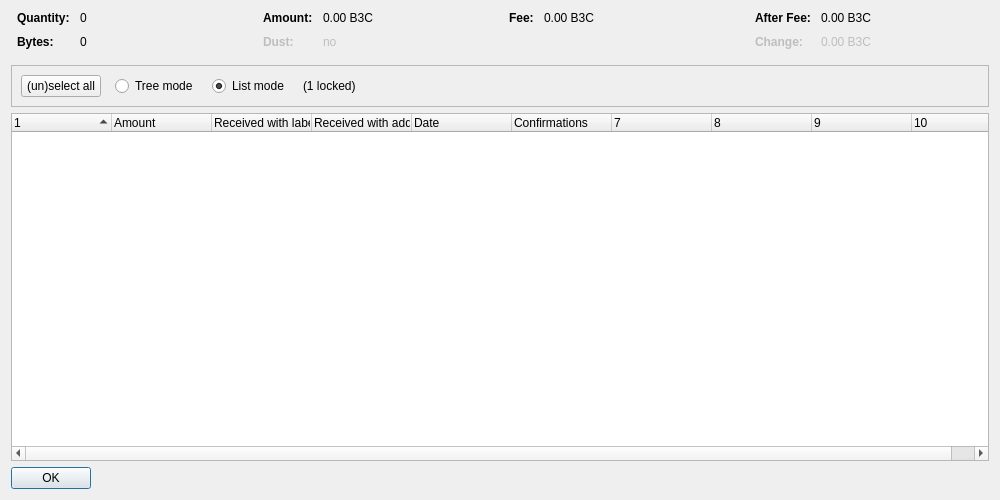
<?xml version="1.0" encoding="UTF-8"?>
<ui version="4.0">
 <class>CoinControlDialog</class>
 <widget class="QDialog" name="CoinControlDialog">
  <property name="geometry">
   <rect>
    <x>0</x>
    <y>0</y>
    <width>1000</width>
    <height>500</height>
   </rect>
  </property>
  <property name="windowTitle">
   <string>Coin Selection</string>
  </property>
  <layout class="QVBoxLayout" name="verticalLayout">
   <item>
    <layout class="QHBoxLayout" name="horizontalLayoutTop" stretch="0,0,0,0">
     <property name="topMargin">
      <number>0</number>
     </property>
     <property name="bottomMargin">
      <number>10</number>
     </property>
     <item>
      <layout class="QFormLayout" name="formLayoutCoinControl1">
       <property name="horizontalSpacing">
        <number>10</number>
       </property>
       <property name="verticalSpacing">
        <number>10</number>
       </property>
       <property name="leftMargin">
        <number>6</number>
       </property>
       <property name="rightMargin">
        <number>6</number>
       </property>
       <item row="0" column="0">
        <widget class="QLabel" name="labelCoinControlQuantityText">
         <property name="font">
          <font>
           <weight>75</weight>
           <bold>true</bold>
          </font>
         </property>
         <property name="text">
          <string>Quantity:</string>
         </property>
        </widget>
       </item>
       <item row="0" column="1">
        <widget class="QLabel" name="labelCoinControlQuantity">
         <property name="cursor">
          <cursorShape>IBeamCursor</cursorShape>
         </property>
         <property name="contextMenuPolicy">
          <enum>Qt::ActionsContextMenu</enum>
         </property>
         <property name="text">
          <string notr="true">0</string>
         </property>
         <property name="textInteractionFlags">
          <set>Qt::LinksAccessibleByMouse|Qt::TextSelectableByKeyboard|Qt::TextSelectableByMouse</set>
         </property>
        </widget>
       </item>
       <item row="1" column="0">
        <widget class="QLabel" name="labelCoinControlBytesText">
         <property name="font">
          <font>
           <weight>75</weight>
           <bold>true</bold>
          </font>
         </property>
         <property name="text">
          <string>Bytes:</string>
         </property>
        </widget>
       </item>
       <item row="1" column="1">
        <widget class="QLabel" name="labelCoinControlBytes">
         <property name="cursor">
          <cursorShape>IBeamCursor</cursorShape>
         </property>
         <property name="contextMenuPolicy">
          <enum>Qt::ActionsContextMenu</enum>
         </property>
         <property name="text">
          <string notr="true">0</string>
         </property>
         <property name="textInteractionFlags">
          <set>Qt::LinksAccessibleByMouse|Qt::TextSelectableByKeyboard|Qt::TextSelectableByMouse</set>
         </property>
        </widget>
       </item>
      </layout>
     </item>
     <item>
      <layout class="QFormLayout" name="formLayoutCoinControl2">
       <property name="horizontalSpacing">
        <number>10</number>
       </property>
       <property name="verticalSpacing">
        <number>10</number>
       </property>
       <property name="leftMargin">
        <number>6</number>
       </property>
       <property name="rightMargin">
        <number>6</number>
       </property>
       <item row="0" column="0">
        <widget class="QLabel" name="labelCoinControlAmountText">
         <property name="font">
          <font>
           <weight>75</weight>
           <bold>true</bold>
          </font>
         </property>
         <property name="text">
          <string>Amount:</string>
         </property>
        </widget>
       </item>
       <item row="0" column="1">
        <widget class="QLabel" name="labelCoinControlAmount">
         <property name="cursor">
          <cursorShape>IBeamCursor</cursorShape>
         </property>
         <property name="contextMenuPolicy">
          <enum>Qt::ActionsContextMenu</enum>
         </property>
         <property name="text">
          <string notr="true">0.00 B3C</string>
         </property>
         <property name="textInteractionFlags">
          <set>Qt::LinksAccessibleByMouse|Qt::TextSelectableByKeyboard|Qt::TextSelectableByMouse</set>
         </property>
        </widget>
       </item>
       <item row="1" column="0">
        <widget class="QLabel" name="labelCoinControlLowOutputText">
         <property name="enabled">
          <bool>false</bool>
         </property>
         <property name="font">
          <font>
           <weight>75</weight>
           <bold>true</bold>
          </font>
         </property>
         <property name="text">
          <string>Dust:</string>
         </property>
        </widget>
       </item>
       <item row="1" column="1">
        <widget class="QLabel" name="labelCoinControlLowOutput">
         <property name="enabled">
          <bool>false</bool>
         </property>
         <property name="cursor">
          <cursorShape>IBeamCursor</cursorShape>
         </property>
         <property name="contextMenuPolicy">
          <enum>Qt::ActionsContextMenu</enum>
         </property>
         <property name="text">
          <string notr="true">no</string>
         </property>
         <property name="textInteractionFlags">
          <set>Qt::LinksAccessibleByMouse|Qt::TextSelectableByKeyboard|Qt::TextSelectableByMouse</set>
         </property>
        </widget>
       </item>
      </layout>
     </item>
     <item>
      <layout class="QFormLayout" name="formLayoutCoinControl3">
       <property name="horizontalSpacing">
        <number>10</number>
       </property>
       <property name="verticalSpacing">
        <number>10</number>
       </property>
       <property name="leftMargin">
        <number>6</number>
       </property>
       <property name="rightMargin">
        <number>6</number>
       </property>
       <item row="0" column="0">
        <widget class="QLabel" name="labelCoinControlFeeText">
         <property name="font">
          <font>
           <weight>75</weight>
           <bold>true</bold>
          </font>
         </property>
         <property name="text">
          <string>Fee:</string>
         </property>
        </widget>
       </item>
       <item row="0" column="1">
        <widget class="QLabel" name="labelCoinControlFee">
         <property name="cursor">
          <cursorShape>IBeamCursor</cursorShape>
         </property>
         <property name="contextMenuPolicy">
          <enum>Qt::ActionsContextMenu</enum>
         </property>
         <property name="text">
          <string notr="true">0.00 B3C</string>
         </property>
         <property name="textInteractionFlags">
          <set>Qt::LinksAccessibleByMouse|Qt::TextSelectableByKeyboard|Qt::TextSelectableByMouse</set>
         </property>
        </widget>
       </item>
      </layout>
     </item>
     <item>
      <layout class="QFormLayout" name="formLayoutCoinControl4">
       <property name="horizontalSpacing">
        <number>10</number>
       </property>
       <property name="verticalSpacing">
        <number>10</number>
       </property>
       <property name="leftMargin">
        <number>6</number>
       </property>
       <property name="rightMargin">
        <number>6</number>
       </property>
       <item row="0" column="0">
        <widget class="QLabel" name="labelCoinControlAfterFeeText">
         <property name="font">
          <font>
           <weight>75</weight>
           <bold>true</bold>
          </font>
         </property>
         <property name="text">
          <string>After Fee:</string>
         </property>
        </widget>
       </item>
       <item row="0" column="1">
        <widget class="QLabel" name="labelCoinControlAfterFee">
         <property name="cursor">
          <cursorShape>IBeamCursor</cursorShape>
         </property>
         <property name="contextMenuPolicy">
          <enum>Qt::ActionsContextMenu</enum>
         </property>
         <property name="text">
          <string notr="true">0.00 B3C</string>
         </property>
         <property name="textInteractionFlags">
          <set>Qt::LinksAccessibleByMouse|Qt::TextSelectableByKeyboard|Qt::TextSelectableByMouse</set>
         </property>
        </widget>
       </item>
       <item row="1" column="0">
        <widget class="QLabel" name="labelCoinControlChangeText">
         <property name="enabled">
          <bool>false</bool>
         </property>
         <property name="font">
          <font>
           <weight>75</weight>
           <bold>true</bold>
          </font>
         </property>
         <property name="text">
          <string>Change:</string>
         </property>
        </widget>
       </item>
       <item row="1" column="1">
        <widget class="QLabel" name="labelCoinControlChange">
         <property name="enabled">
          <bool>false</bool>
         </property>
         <property name="cursor">
          <cursorShape>IBeamCursor</cursorShape>
         </property>
         <property name="contextMenuPolicy">
          <enum>Qt::ActionsContextMenu</enum>
         </property>
         <property name="text">
          <string notr="true">0.00 B3C</string>
         </property>
         <property name="textInteractionFlags">
          <set>Qt::LinksAccessibleByMouse|Qt::TextSelectableByKeyboard|Qt::TextSelectableByMouse</set>
         </property>
        </widget>
       </item>
      </layout>
     </item>
    </layout>
   </item>
   <item>
    <widget class="QFrame" name="frame">
     <property name="minimumSize">
      <size>
       <width>0</width>
       <height>40</height>
      </size>
     </property>
     <property name="frameShape">
      <enum>QFrame::StyledPanel</enum>
     </property>
     <property name="frameShadow">
      <enum>QFrame::Sunken</enum>
     </property>
     <layout class="QHBoxLayout" name="horizontalLayout">
      <item>
       <layout class="QHBoxLayout" name="horizontalLayoutPanel" stretch="0,0,0,0,0">
        <property name="spacing">
         <number>14</number>
        </property>
        <item>
         <widget class="QPushButton" name="pushButtonSelectAll">
          <property name="sizePolicy">
           <sizepolicy hsizetype="Maximum" vsizetype="Fixed">
            <horstretch>0</horstretch>
            <verstretch>0</verstretch>
           </sizepolicy>
          </property>
          <property name="text">
           <string>(un)select all</string>
          </property>
          <property name="autoDefault">
           <bool>false</bool>
          </property>
         </widget>
        </item>
        <item>
         <widget class="QRadioButton" name="radioTreeMode">
          <property name="sizePolicy">
           <sizepolicy hsizetype="Maximum" vsizetype="Fixed">
            <horstretch>0</horstretch>
            <verstretch>0</verstretch>
           </sizepolicy>
          </property>
          <property name="text">
           <string>Tree mode</string>
          </property>
         </widget>
        </item>
        <item>
         <widget class="QRadioButton" name="radioListMode">
          <property name="sizePolicy">
           <sizepolicy hsizetype="Maximum" vsizetype="Fixed">
            <horstretch>0</horstretch>
            <verstretch>0</verstretch>
           </sizepolicy>
          </property>
          <property name="text">
           <string>List mode</string>
          </property>
          <property name="checked">
           <bool>true</bool>
          </property>
         </widget>
        </item>
        <item>
         <widget class="QLabel" name="labelLocked">
          <property name="text">
           <string notr="true">(1 locked)</string>
          </property>
         </widget>
        </item>
        <item>
         <spacer name="horizontalSpacer">
          <property name="orientation">
           <enum>Qt::Horizontal</enum>
          </property>
          <property name="sizeHint" stdset="0">
           <size>
            <width>40</width>
            <height>20</height>
           </size>
          </property>
         </spacer>
        </item>
       </layout>
      </item>
     </layout>
    </widget>
   </item>
   <item>
    <widget class="CoinControlTreeWidget" name="treeWidget">
     <property name="contextMenuPolicy">
      <enum>Qt::CustomContextMenu</enum>
     </property>
     <property name="sortingEnabled">
      <bool>false</bool>
     </property>
     <property name="columnCount">
      <number>10</number>
     </property>
     <attribute name="headerShowSortIndicator" stdset="0">
      <bool>true</bool>
     </attribute>
     <attribute name="headerStretchLastSection">
      <bool>false</bool>
     </attribute>
     <column>
      <property name="text">
       <string/>
      </property>
     </column>
     <column>
      <property name="text">
       <string>Amount</string>
      </property>
     </column>
     <column>
      <property name="text">
       <string>Received with label</string>
      </property>
     </column>
     <column>
      <property name="text">
       <string>Received with address</string>
      </property>
     </column>
     <column>
      <property name="text">
       <string>Date</string>
      </property>
     </column>
     <column>
      <property name="text">
       <string>Confirmations</string>
      </property>
      <property name="toolTip">
       <string>Confirmed</string>
      </property>
     </column>
     <column>
      <property name="text">
       <string/>
      </property>
     </column>
     <column>
      <property name="text">
       <string/>
      </property>
     </column>
     <column>
      <property name="text">
       <string/>
      </property>
     </column>
     <column>
      <property name="text">
       <string/>
      </property>
     </column>
    </widget>
   </item>
   <item>
    <widget class="QDialogButtonBox" name="buttonBox">
     <property name="sizePolicy">
      <sizepolicy hsizetype="Maximum" vsizetype="Fixed">
       <horstretch>0</horstretch>
       <verstretch>0</verstretch>
      </sizepolicy>
     </property>
     <property name="orientation">
      <enum>Qt::Horizontal</enum>
     </property>
     <property name="standardButtons">
      <set>QDialogButtonBox::Ok</set>
     </property>
    </widget>
   </item>
  </layout>
 </widget>
 <customwidgets>
  <customwidget>
   <class>CoinControlTreeWidget</class>
   <extends>QTreeWidget</extends>
   <header>qt/coincontroltreewidget.h</header>
  </customwidget>
 </customwidgets>
 <resources/>
 <connections/>
</ui>
